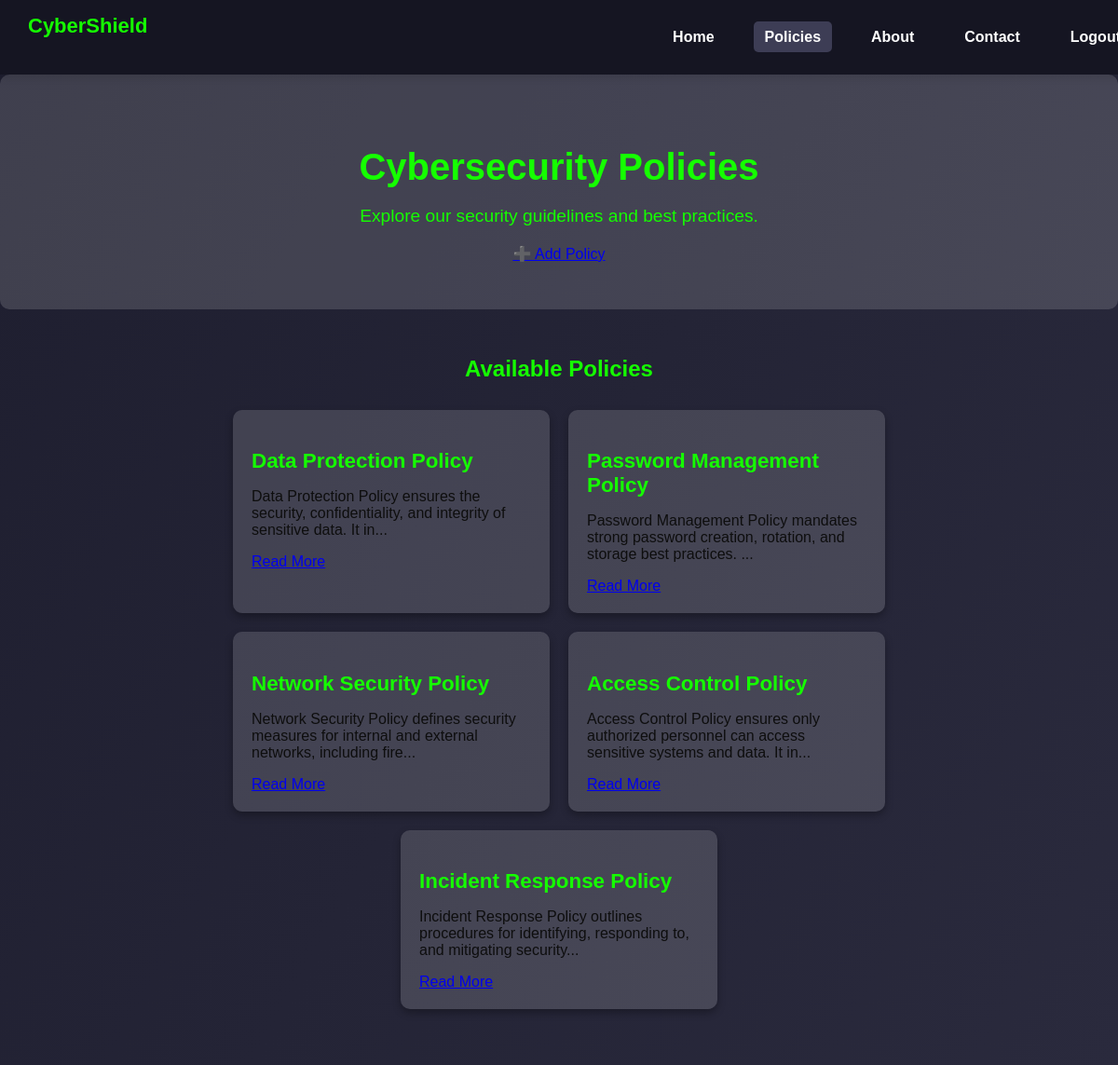
Screenshot of /policy (signed in) with the database file from the repository.
### tables this page shows
CREATE TABLE policies (
                        id INTEGER PRIMARY KEY AUTOINCREMENT,
                        title TEXT NOT NULL,
                        description TEXT NOT NULL
                        
                      , long_description TEXT, advantages TEXT, disadvantages TEXT, tools TEXT);

### app.py (the view)
@app.route('/policy')
def policy_page():
    if "user_id" not in session:
        flash("You need to register or log in first.", "warning")
        return redirect(url_for("register"))
    conn = get_db_connection()
    cursor = conn.cursor()
    cursor.execute("SELECT * FROM policies")
    policies = cursor.fetchall()
    conn.close()
    return render_template('policy.html', policies=policies)

### app.py (called while the page is built)
def get_db_connection():
    conn = sqlite3.connect("security.db")
    conn.row_factory = sqlite3.Row
    return conn

### templates/policy.html (shortened to what this page needs)
<!DOCTYPE html>
<html lang="en">
<head>
    <link rel="stylesheet" href="{{ url_for('static', filename='policy.css') }}">
</head>
<body>
   <video autoplay muted loop id="bg-video">
    <source src="static/images/policy.mp4" type="video/mp4">
</video>
    <nav class="navbar">
        <div class="logo">CyberShield</div>
        <ul class="nav-links">
            <li><a href="{{ url_for('home') }}">Home</a></li>
            <li><a href="{{ url_for('policy_page') }}" class="active">Policies</a></li>
            <li><a href="#">About</a></li>
            <li><a href="#">Contact</a></li>
            {% if session['user_id'] %}
                <li><a href="{{ url_for('logout') }}" class="logout-btn">Logout</a></li>
            {% else %}
                <li><a href="{{ url_for('login') }}" class="login-btn">Login</a></li>
            {% endif %}
        </ul>
    </nav>
    <header class="hero">
        <h1>Cybersecurity Policies</h1>
        <p>Explore our security guidelines and best practices.</p>
        <a href="{{ url_for('add_policy') }}" class="btn btn-primary">➕ Add Policy</a>
    </header>
    <section class="policy-container">
    <h2>Available Policies</h2>
    {% if policies %}
        <div class="policy-list">
            {% for policy in policies %}
                <div class="policy-card">
                    <h3>{{ policy['title'] }}</h3>
                    <p>{{ policy['description'][:100] }}...</p>
                    <a href="{{ url_for('policy_details', policy_id=policy['id']) }}" class="read-more">Read More</a>
                </div>
            {% endfor %}
        </div>
    {% else %}
        <p>No policies available.</p>
    {% endif %}
</section>
</body>
</html>

### static/policy.css (style rules this page uses)
body { margin: 0; padding: 0; font-family: 'Arial', sans-serif; background: linear-gradient(120deg, #1e1e2f, #2a2a3d); color: rgb(21, 255, 0); text-align: center; }
#bg-video { position: fixed; top: 0; left: 0; width: 100%; height: 100%; object-fit: cover; z-index: -2; filter: blur(5px); }
.navbar { display: flex; justify-content: space-between; padding: 15px 30px; background: #151522; box-shadow: 0px 4px 8px rgba(0, 0, 0, 0.1); position: fixed; width: 100%; top: 0; left: 0; z-index: 1000; }
.logo { font-size: 22px; font-weight: bold; }
.nav-links { list-style: none; display: flex; padding: 0; }
.nav-links li { margin: 0 15px; }
.nav-links a { text-decoration: none; color: white; font-weight: bold; padding: 8px 12px; border-radius: 5px; transition: 0.3s; }
.nav-links a:hover, .nav-links .active { background: #3d3d55; }
.hero { margin-top: 80px; padding: 50px 20px; background: rgba(255, 255, 255, 0.15); border-radius: 10px; }
.hero h1 { font-size: 2.5em; margin-bottom: 10px; }
.hero p { font-size: 1.2em; margin-bottom: 20px; }
.policy-container { margin: 50px auto; width: 80%; }
.policy-list { display: flex; flex-wrap: wrap; justify-content: center; }
.policy-card { background: rgba(255, 255, 255, 0.15); padding: 20px; margin: 10px; border-radius: 10px; width: 300px; text-align: left; box-shadow: 0px 4px 8px rgba(0, 0, 0, 0.3); cursor: pointer; transition: transform 0.2s, background 0.3s; }
.policy-card h3 { font-size: 1.4em; margin-bottom: 10px; }
.policy-card p { font-size: 1em; color: #0e0e0e; }

### rows the page displays
policies: title "Data Protection Policy", description "Data Protection Policy ensures the security, confidentiality, and integrity of sensitive data. It in"
policies: title "Password Management Policy", description "Password Management Policy mandates strong password creation, rotation, and storage best practices."
policies: title "Network Security Policy", description "Network Security Policy defines security measures for internal and external networks, including fire"
policies: title "Access Control Policy", description "Access Control Policy ensures only authorized personnel can access sensitive systems and data. It in"
policies: title "Incident Response Policy", description "Incident Response Policy outlines procedures for identifying, responding to, and mitigating security"
